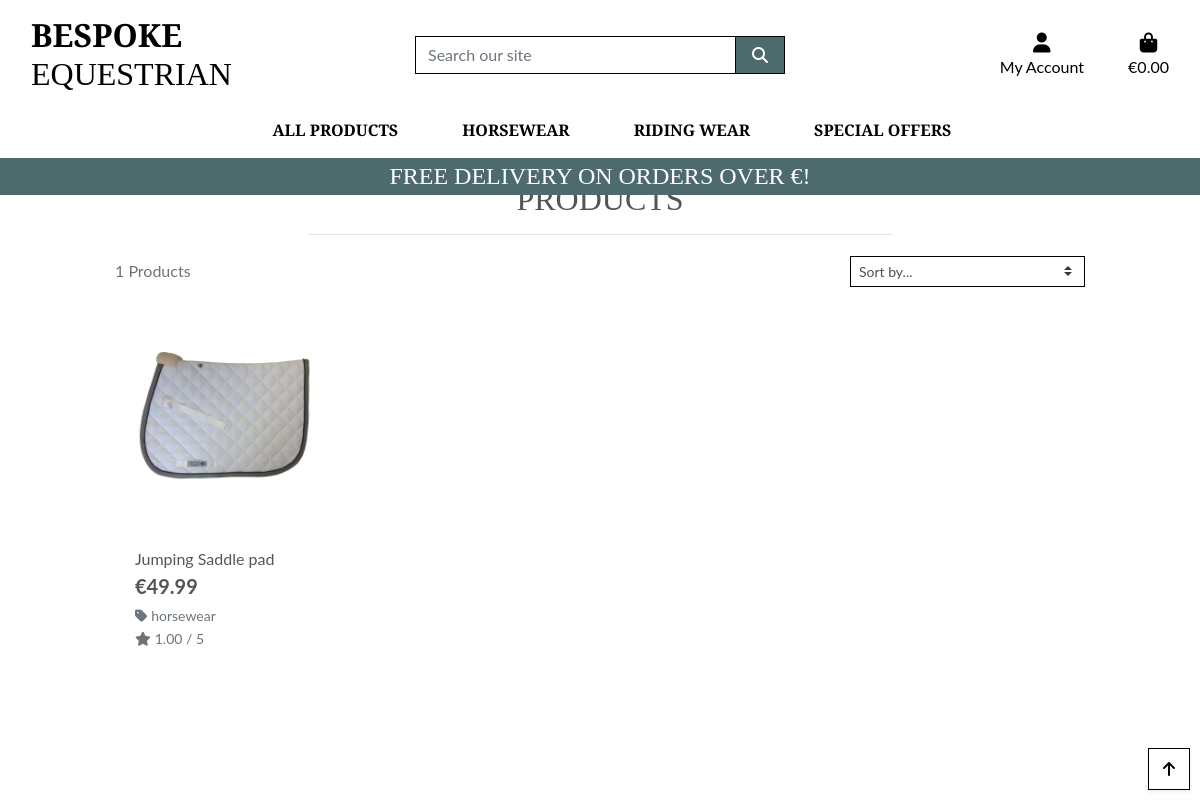
Before: /products/ with the older database file.
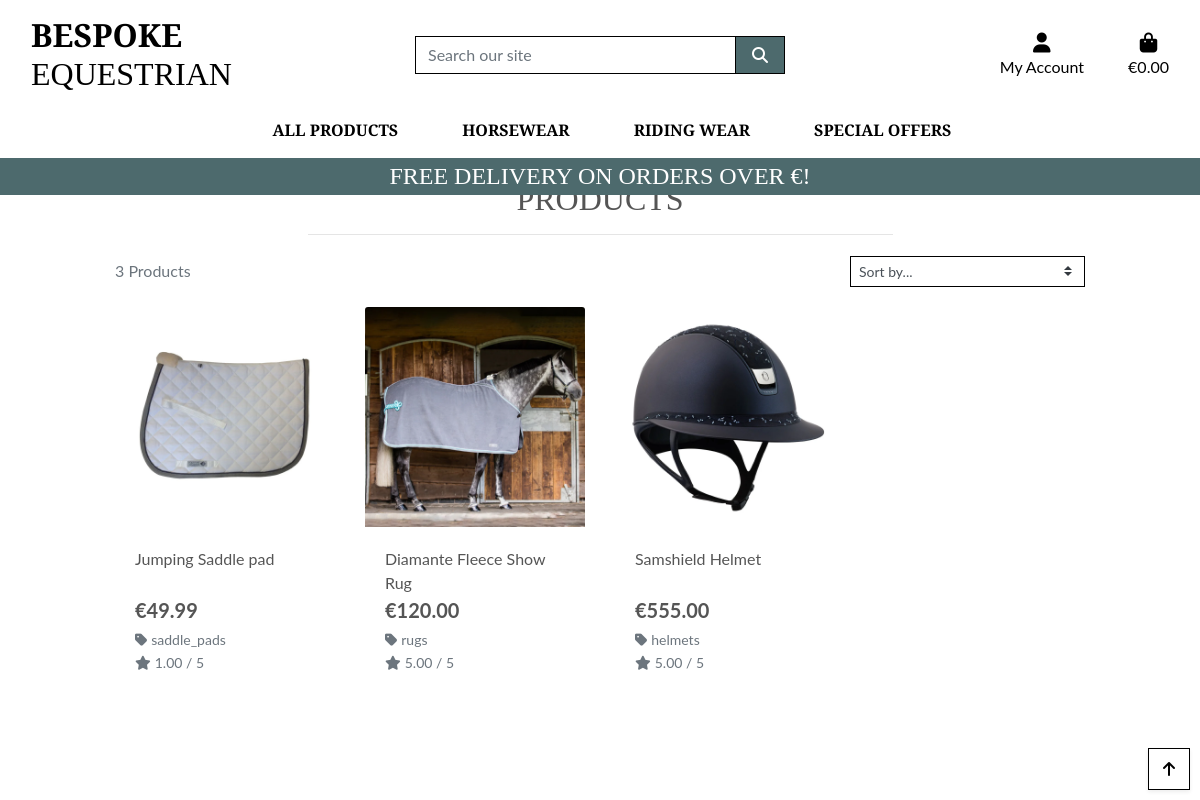
After: the same page with the newer database file.
### products/models.py (models this page shows, shortened)
class Product(models.Model):
    category = models.ForeignKey('Category', null=True, blank=True, on_delete=models.SET_NULL)
    sku = models.CharField(max_length=254, null=True, blank=True)
    name = models.CharField(max_length=254)
    description = models.TextField()
    has_sizes = models.BooleanField(default=False, null=True, blank=True)
    has_colors =models.BooleanField(default=False, null=True, blank=True)
    price = models.DecimalField(max_digits=6, decimal_places=2)
    rating = models.DecimalField(max_digits=6, decimal_places=2, null=True, blank=True)
    image_url = models.URLField(max_length=1024, null=True, blank=True)
    image = models.ImageField(null=True, blank=True)

class Category(models.Model):
    name = models.CharField(max_length=254)
    friendly_name = models.CharField(max_length=254, null=True, blank=True)

### products/views.py (the view, shortened to what this page needs)
# urls.py: path('', views.all_products, name='products'),
def all_products(request):
    products = Product.objects.all()
    query = None
    categories = None
    sort = None
    direction = None
    current_sorting = f'{sort}_{direction}'
    context = {
        'products': products,
        'search_term': query,
        'current_categories': categories,
        'current_sorting': current_sorting,
    }
    return render(request, 'products/products.html', context)

### bag/contexts.py (called while the page is built, shortened)
def bag_contents(request):
    bag_items = []
    total = 0
    product_count = 0
    bag = request.session.get('bag', {})
    if total < settings.FREE_DELIVERY_THRESHOLD:
        delivery = total * Decimal(settings.STANDARD_DELIVERY_PERCENTAGE / 100)
        free_delivery_delta = settings.FREE_DELIVERY_THRESHOLD - total
    else:
        delivery = 0
        free_delivery_delta = 0
    grand_total = delivery + total
    context = {
        'bag_items': bag_items,
        'total': total,
        'product_count': product_count,
        'delivery': delivery,
        'free_delivery_delta': free_delivery_delta,
        'free_delivery_threshold': settings.FREE_DELIVERY_THRESHOLD,
        'grand_total': grand_total,
    }
    return context

### products/templates/products/products.html (shortened to what this page needs)
{% extends "base.html" %}
{% load static %}
{% block page_header %}
<div class="container header-container">
</div>
{% endblock %}
{% block content %}
<div class="overlay"></div>
<div class="container-fluid">
    <div class="row">
        <div class="col text-center mt-3">
            <h2 class="logo-font">Products</h2>
            <hr class="w-50 mb-1">
        </div>
    </div>
    <div class="row">
        <div class="product-container col-10 offset-1">
            <div class="row mt-1 mb-2">
                <div class="col-12 col-md-6 my-auto order-md-last d-flex justify-content-center justify-content-md-end">
                    <div class="sort-select-wrapper w-50">
                        <select id="sort-selector"
                            class="custom-select custom-select-sm rounded-0 border border-{% if current_sorting != 'None_None' %}info{% else %}black{% endif %}">
                            <option value="reset" {% if current_sorting == 'None_None' %}selected{% endif %}>Sort by...
                            </option>
                        </select>
                    </div>
                </div>
                <div class="col-12 col-md-6 order-md-first">
                    <p class="text-muted mt-3 text-center text-md-left">
                        {{ products|length }} Products
                    </p>
                </div>
            </div>
            <div class="row">
                {% for product in products %}
                <div class="col-sm-6 col-md-6 col-lg-4 col-xl-3">
                    <div class="card h-100 border-0">
                        {% if product.image %}
                        <a href="{% url 'product_detail' product.id %}">
                            <img class="card-img-top img-fluid" src="{{ product.image.url }}" alt="{{ product.name }}">
                        </a>
                        {% else %}
                        <a href="{% url 'product_detail' product.id %}">
                            <img class="card-img-top img-fluid" src="{{ MEDIA_URL }}noimage.png"
                                alt="{{ product.name }}">
                        </a>
                        {% endif %}
                        <div class="card-body pb-0">
                            <p class="mb-0">{{ product.name }}</p>
                        </div>
                        <div class="card-footer bg-white pt-0 border-0 text-left">
                            <div class="row">
                                <div class="col">
                                    <p class="lead mb-0 text-left font-weight-bold">€{{ product.price }}</p>
                                    {% if product.category %}
                                    <p class="small mt-1 mb-0">
                                        <a class="text-muted"
                                            href="{% url 'products' %}?category={{ product.category.name }}">
                                            <i class="fas fa-tag mr-1"></i>{{ product.category.friendly_name }}
                                        </a>
                                    </p>
                                    {% endif %}
                                    {% if product.rating %}
                                    <small class="text-muted"><i class="fas fa-star mr-1"></i>{{ product.rating }} /
                                        5</small>
                                    {% else %}
                                    <small class="text-muted">No Rating</small>
                                    {% endif %}
                                </div>
                            </div>
                        </div>
                    </div>
                </div>
                {% endfor %}
            </div>
        </div>
    </div>
</div>
<div class="btt-button shadow-sm rounded-0 border border-black">
    <a class="btt-link d-flex h-100">
        <i class="fas fa-arrow-up text-black mx-auto my-auto"></i>
    </a>
</div>
{% endblock %}

Changed rows visible on the page:
changed Product "Jumping Saddle pad": category.friendly_name "horsewear" → "saddle_pads"
added Product: image (picture), name "Diamante Fleece Show Rug", price "120.00", category.friendly_name "rugs", rating "5.00"
added Product: image (picture), name "Samshield Helmet", price "555.00", category.friendly_name "helmets", rating "5.00"
Other visible differences:
{{ products|length }}: "1" → "3"
